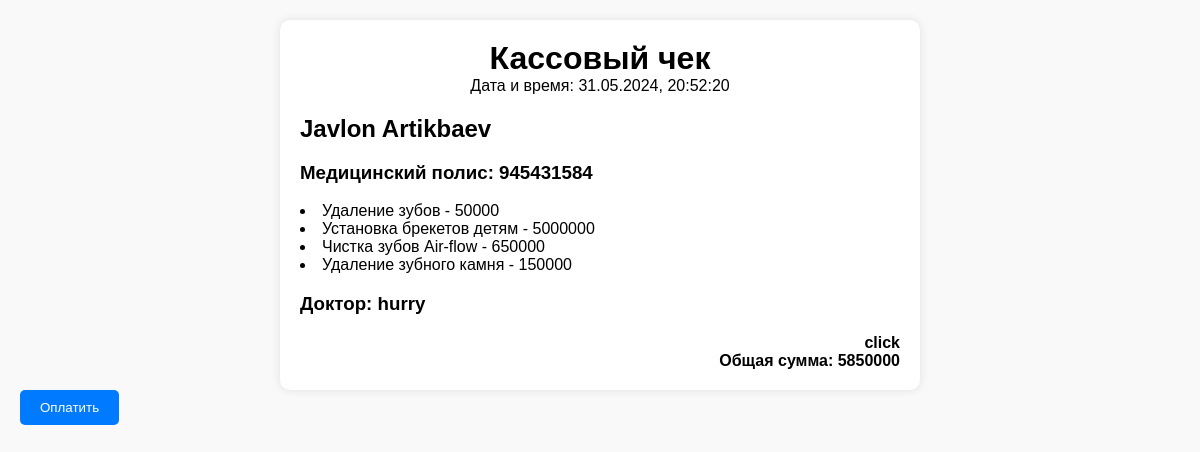
Page /adminPanel/check/9 (signed in) on the committed database.
### appointments/models.py (models this page shows, shortened)
class Appointment(models.Model):
    METHOD_PAY = [("терминал", "Терминал"), ("click", "Click"), ("наличными", "Наличными")]
    STATUS_PAY = [("не оплачено", "Не оплачено"), ("оплачено", "Оплачено")]
    first_name_p = models.CharField(max_length=50, default='')
    last_name_p = models.CharField(max_length=50, default='')
    date_of_birth = models.DateField(blank=True)
    phone_number_p = models.CharField(max_length=9)
    medical_insurance = models.CharField(max_length=9, unique=True, default='')
    date_start = models.DateTimeField(null=True)
    date_end = models.DateTimeField(null=True)
    status_id = models.ForeignKey(StatusAppointment, on_delete=models.SET_NULL, default='', null=True)
    doctor_id = models.ForeignKey(Doctors, on_delete=models.SET_NULL, null=True)
    pay_method = models.CharField(max_length=50, default='', null=True, choices=METHOD_PAY)
    pay_status = models.CharField(max_length=50, default='не оплачено', null=True, choices=STATUS_PAY)
    service_id = models.ManyToManyField(SubService)
    class Meta:
        verbose_name = "Встреча"
        verbose_name_plural = "Встречи"
        db_table = 'appointment'

class SubService(models.Model):
    name_subservice = models.CharField(max_length=100)
    service_id = models.ForeignKey(Service, on_delete=models.CASCADE)
    price = models.CharField(max_length=254, default='')
    subservice_slug = models.SlugField(
        max_length=255, unique=True, db_index=True, default=""
    )
    class Meta:
        verbose_name = "Вспомогательный сервис"
        verbose_name_plural = 'Вспомогательные сервисы'
        db_table = 'subservices'
    def __str__(self):
        return self.name_subservice

class Doctors(models.Model):
    first_name_d = models.CharField(max_length=50)
    last_name_d = models.CharField(max_length=50)
    info_d = models.TextField(max_length=500)
    img_doctor = models.ImageField(upload_to="appointments/static/img/team", default="")
    doctor_slug = models.SlugField(
        max_length=255, unique=True, db_index=True, default=""
    )
    class Meta:
        verbose_name = 'Доктор'
        verbose_name_plural = 'Доктора'
        db_table = 'doctors'
    def __str__(self):
        return self.first_name_d

### adminPanel/views.py (the view)
# urls.py: path('check/<int:id_meet>', adminPanelViews.printInfo, name='check'),
@login_required()
def printInfo(request, id_meet):
    appointments = get_object_or_404(Appointment, pk=id_meet)
    total_price = 0
    for service in appointments.service_id.all():
        total_price += int(service.price)
    date = datetime.today().strftime('%d.%m.%Y')
    time = datetime.today().strftime('%H:%M:%S')
    data = {"appointments": appointments, "date": date, 'time': time, 'total_price': total_price}
    return render(request, 'adminPanel/appointments/printInfo.html', data)

### adminPanel/templates/adminPanel/appointments/printInfo.html (shortened to what this page needs)
<!DOCTYPE html>
<html lang="en">
<head>
</head>
<body>
<div class="container">
    <div class="header">
        <h1>Кассовый чек</h1>
        <p>Дата и время: {{ date }}, {{ time }}</p>
    </div>
    <div class="items">
        <div class="item">
            <h2>{{ appointments.first_name_p }} {{ appointments.last_name_p }} </h2>
            <h3>Медицинский полис: {{ appointments.medical_insurance }}</h3>
            {% for service in appointments.service_id.all %}
                <li>{{ service }} - {{ service.price }}</li>
            {% endfor %}
            <h3>Доктор: {{ appointments.doctor_id }}</h3>
        </div>
    </div>
    <div class="total">
        <p>{{ appointments.pay_method }}</p>
        <p>Общая сумма: {{ total_price }}</p>
    </div>
</div>
<form action="{% url 'update_payment_status' appointments.id %}" method="post">
    <button class="pay-button" type="submit">Оплатить</button>
</form>
</body>
</html>

### adminPanel/templates/adminPanel/appointments/printInfo.html (style rules this page uses)
body { font-family: Arial, sans-serif; margin: 0; padding: 20px; background-color: #f9f9f9; }
.container { max-width: 600px; margin: 0 auto; background-color: #fff; padding: 20px; border-radius: 10px; box-shadow: 0 0 10px rgba(0, 0, 0, 0.1); }
h1, h2, p { margin: 0; }
.header { text-align: center; margin-bottom: 20px; }
.item { margin-bottom: 10px; border-bottom: 1px solid #ccc; padding-bottom: 10px; }
.item:last-child { border-bottom: none; padding-bottom: 0; }
.total { font-weight: bold; margin-top: 10px; text-align: right; }
.pay-button { padding: 10px 20px; background-color: #007bff; color: #fff; border: none; border-radius: 5px; cursor: pointer; }

### rows in the picture
Appointment: first_name_p "Javlon", last_name_p "Artikbaev", medical_insurance "945431584", doctor_id "hurry", pay_method "click"
SubService: name_subservice "Удаление зубов", price "50000"
SubService: name_subservice "Установка брекетов детям", price "5000000"
SubService: name_subservice "Чистка зубов Air-flow", price "650000"
SubService: name_subservice "Удаление зубного камня", price "150000"

### other values in the picture
{{ total_price }} "5850000"
